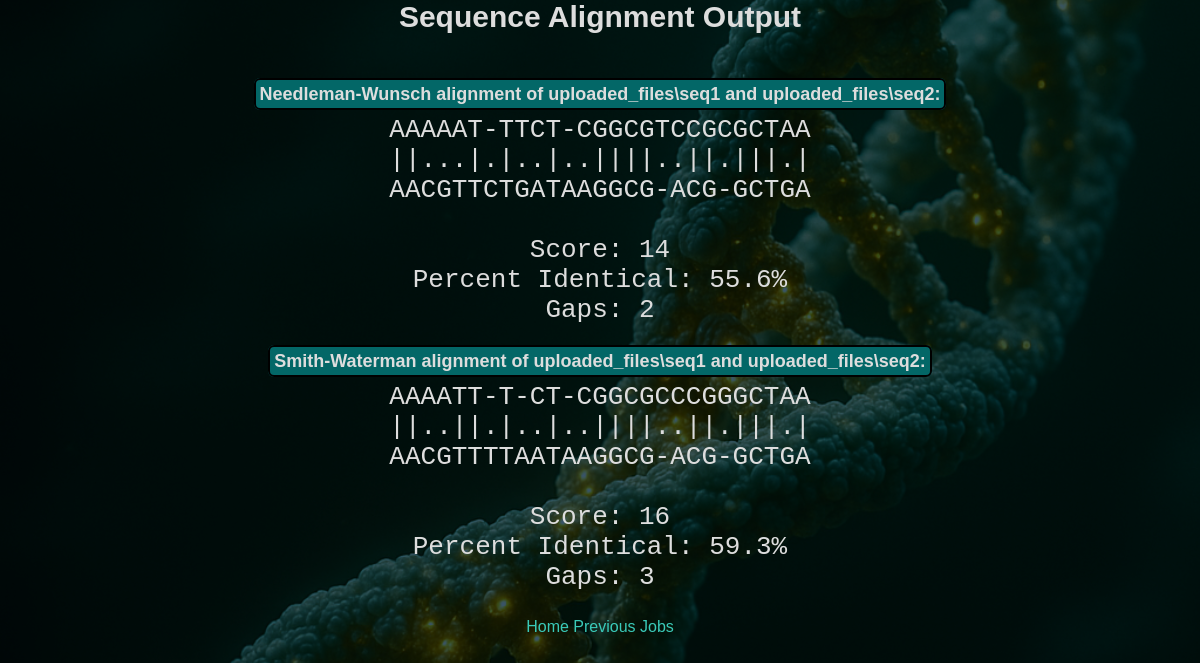
The app's page /jobs/91 with its own data.
### tables this page shows
CREATE TABLE jobs (
    current_time TEXT DEFAULT (datetime('now', 'localtime')),
    match_score INT,
    mismatch INT,
    gap INT,
    nw_seq1_name TEXT,
    nw_seq2_name TEXT,
    nw_result TEXT,
    sw_seq1_name TEXT,
    sw_seq2_name TEXT,
    sw_result TEXT
);

### app.py (the view)
@app.route("/jobs/<int:job_id>")
def get_job_by_id(job_id):
    db = get_db()
    cursor = db.cursor() # type: ignore
    cursor.execute("SELECT * FROM jobs WHERE rowid = ?", (job_id,))
    job = cursor.fetchone()
    if job is None:
        flash("Job not found.", "error")
        return redirect(url_for("index"))
    return render_template("submit_form.html",
        nw_alignment=job["nw_result"],
        nw_seq1=job["nw_seq1_name"],
        nw_seq2=job["nw_seq2_name"],
        sw_alignment=job["sw_result"],
        sw_seq1=job["sw_seq1_name"],
        sw_seq2=job["sw_seq2_name"])

### app.py (called while the page is built)
def get_db():
    db = getattr(g, "_database", None)
    if db is None:
        db = g._database = sqlite3.connect(DATABASE)
        db.row_factory = sqlite3.Row
        return db

@app.teardown_appcontext
def close_conneciton(exception):
    db = getattr(g, "_database", None)
    if db is not None:
        db.close()

### templates/submit_form.html (shortened to what this page needs)
{% extends "base.html" %}
{% block body %}
<div class="content">
    <div class="pageTitle">Sequence Alignment Output</div>
    <div id="aligner">
        <label for="aligned">Needleman-Wunsch alignment of {{ nw_seq1 }} and {{ nw_seq2 }}:</label>
        <pre>{{ nw_alignment }}</pre>
    </div>
    <div id="sw_aligner">
        <label for="alignedsw">Smith-Waterman alignment of {{ sw_seq1 }} and {{ sw_seq2 }}:</label>
        <pre>{{ sw_alignment }}</pre>
    </div>
    <div class="options">
        <a href="/">Home</a>
        <a href="/jobs">Previous Jobs</a>
    </div>
</div>
{% endblock %}

### static/styles.css (style rules this page uses)
html { font-family: Arial, Helvetica, sans-serif; color:rgb(221, 221, 221); text-align: center; height: 100%; margin: 0; padding: 0; }
.pageTitle { text-align: center; font-size: 30px; font-weight: bold; margin-bottom: 50px; }
body { background-color: #1d2a35; background-image: url(images/dna_strand_bg.png); background-repeat: no-repeat; background-position: center center; background-attachment: fixed; background-size: cover; background-blend-mode: overlay; height: 100%; margin: 0; padding: 0; }
label { font-size: 18px; font-weight: bold; background-color: rgb(3, 103, 103); border: 2px solid black; padding: 4px; border-radius: 6px; }
label[for="aligned"] { margin-bottom: 0px; }
pre { font-size: 200%; margin-top: 10px; }
a:link { color:rgb(58, 202, 185); background-color: transparent; text-decoration: none; }

### records on screen
jobs: nw_seq1_name "uploaded_files\\seq1", nw_seq2_name "uploaded_files\\seq2", nw_result "AAAAAT-TTCT-CGGCGTCCGCGCTAA ||...|.|..|..||||..||.|||.| AACGTTCTGATAAGGCG-ACG-GCTGA Score: 14 Percent Identical: 55.6% Gaps: 2", sw_seq1_name "uploaded_files\\seq1", sw_seq2_name "uploaded_files\\seq2", sw_result "AAAATT-T-CT-CGGCGCCCGGGCTAA ||..||.|..|..||||..||.|||.| AACGTTTTAATAAGGCG-ACG-GCTGA Score: 16 Percent Identical: 59.3% Gaps: 3"
